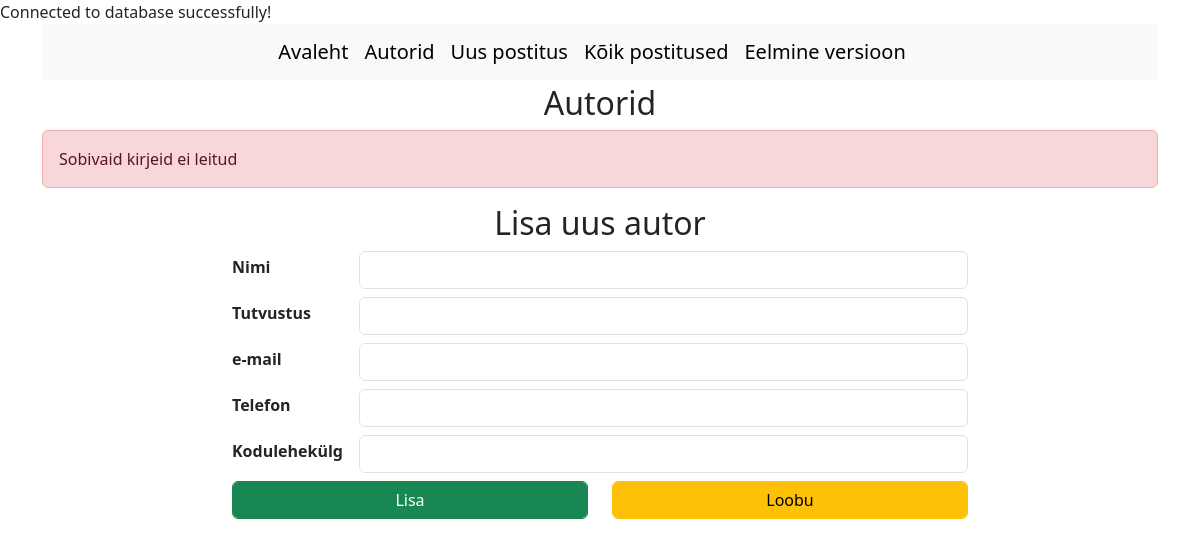
The page /index.php?page=authors on the database as committed earlier.
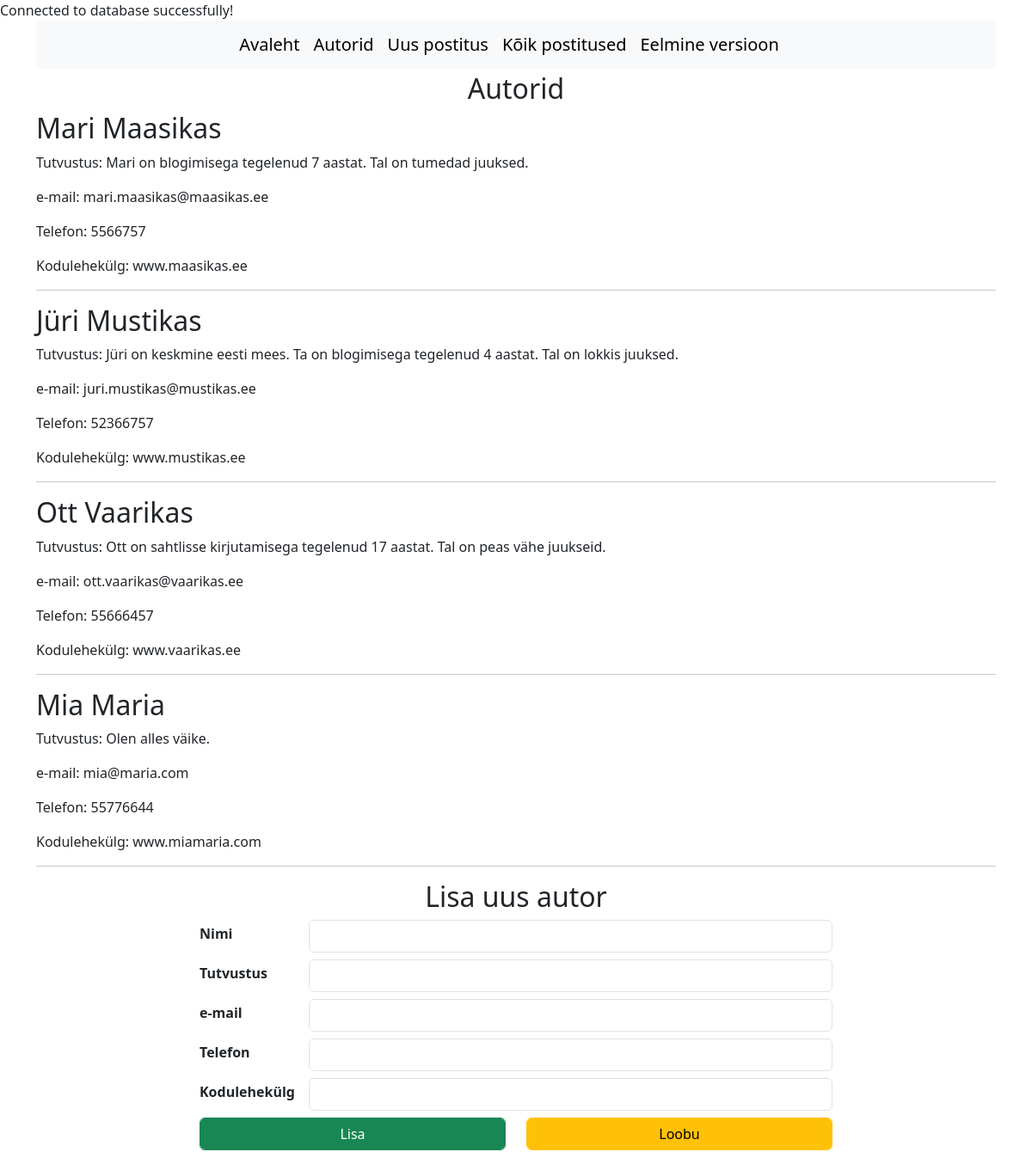
The same page on the database as committed later.
### tables this page shows
CREATE TABLE `authors` (
  `id` int(11) UNSIGNED NOT NULL,
  `name` varchar(50) NOT NULL,
  `introduction` text NOT NULL,
  `email` varchar(50) NOT NULL,
  `phone` varchar(50) NOT NULL,
  `website` text NOT NULL
);

### config/connection.php (called while the page is built, shortened)
<?php
class Db {
    private $host = DB_SERVER;
    private $username = DB_USER;
    private $password = DB_PASS;
    private $dbname = DB_NAME;
    private $db = null;
    private function connect() {
        if ($this->db === null) {
            try {
                $this->db = new PDO("mysql:host=$this->host;dbname=$this->dbname", $this->username, $this->password);
                $this->db->setAttribute(PDO::ATTR_ERRMODE, PDO::ERRMODE_EXCEPTION);
            } catch (PDOException $e) {
                echo "<strong>Database connection error:</strong> " . $e->getMessage();
                exit;
            }
        }
        return $this->db;
    }
    public function dbQuery($sql) {
        $db = $this->connect();
        if ($db) {
            try {
                $stmt = $db->prepare($sql);
                $stmt->execute();
                return $stmt;
            } catch (PDOException $e) {
                echo "<div><strong>Invalid SQL query:</strong>" . $sql . "</div>";
                return false;
            }
        }
        return false;
    }
}
?>

### authors.php (the view, shortened to what this page needs)
<h2 class="text-center">Autorid</h2>
<?php
require_once 'config/connection.php';
$sql = "SELECT * FROM authors";
$stmt = $database->dbQuery($sql);
$stmt->execute();
$authors = $stmt->fetchAll(PDO::FETCH_ASSOC);
if ($authors) {
    foreach ($authors as $author) {
        echo '<h2>' . $author['name'] . '</h2>';
        echo '<p>Tutvustus: ' . $author['introduction'] . '</p>';
        echo '<p>e-mail: ' . $author['email'] . '</p>';
        echo '<p>Telefon: ' . $author['phone'] . '</p>';
        echo '<p>Kodulehekülg: ' . $author['website'] . '</p>';
        echo '<hr>';
    }
} else {
    ?>
    <div class="alert alert-danger">Sobivaid kirjeid ei leitud</div>
    <?php
}
?>
<div>
<div class="row">
    <div class="col-md-8 mx-auto">
        <h2 class="text-center">Lisa uus autor</h2>
        <form action="#" method="post">
            <div class="row mb-2">
                <label for="name" class="col-sm-2 form-label mt-1 fw-bold">Nimi</label>
                <div class="col">
                    <input type="text" name="name" value="" id="name" class="form-control" required>
                </div>
            </div>
            <div class="row mb-2">
                <label for="introduction" class="col-sm-2 form-label mt-1 fw-bold">Tutvustus</label>
                <div class="col">
                    <input type="text" name="introduction" value="" id="introduction" class="form-control" required>
                </div>
            </div>
            <div class="row mb-2">
                <label for="email" class="col-sm-2 form-label mt-1 fw-bold">e-mail</label>
                <div class="col">
                    <input type="text" name="email" value="" id="email" class="form-control" required>
                </div>
            </div>
            <div class="row mb-2">
                <label for="phone" class="col-sm-2 form-label mt-1 fw-bold">Telefon</label>
                <div class="col">
                    <input type="text" name="phone" value="" id="image" class="form-control">
                </div>
            </div>
            <div class="row mb-2">
            <label for="website" class="col-sm-2 form-label mt-1 fw-bold">Kodulehekülg</label>
            <div class="col">
                <input type="text" name="website" value="" id="website" class="form-control">
            </div>
        </div>
            <div class="row mb-2">
                <div class="col">
                    <input type="submit" name="submit" value="Lisa" class="btn btn-success form-control">
                </div>
                <div class="col">
                    <button type="reset" class="btn btn-warning form-control">Loobu</button>
                </div>
            </div>
        </form>
    </div>
</div>
</div>

### index.php (shortened to what this page needs)
<?php require_once "config/connection.php"; ?>
<!DOCTYPE html>
<html lang="zxx">
<head>
    <link href="https://cdn.jsdelivr.net/npm/bootstrap@5.3.3/dist/css/bootstrap.min.css" rel="stylesheet">
    <link rel="stylesheet" href="https://cdnjs.cloudflare.com/ajax/libs/font-awesome/6.5.1/css/all.min.css" />
</head>
<body>
    <div class="container">
        <div class="row">
            <div class="col text-center">
                <?php require_once 'menu.php'; ?>
            </div>
        </div>
    </div>
    <div class="container">
        <?php
        if (isset($_GET["page"])) {
            $file = $_GET["page"].".php";
            if(file_exists($file) && is_file($file)){
                require_once $file;
            } else {
                echo "Vigane fail".$file;
            }
        } else {
            include_once "homepage.php";
        }?>
    </div>
</body>
</html>

### menu.php
<div class="d-flex justify-content-center mb-1 bg-body-tertiary">
    <nav class="navbar navbar-expand-lg bg-body-tertiary">
        <div class="navbar-nav">
            <a class="navbar-brand" href="index.php"> Avaleht</a>
            <a class="navbar-brand" href="index.php?page=authors"> Autorid</a>
            <a class="navbar-brand" href="index.php?page=new_post"> Uus postitus</a>
            <a class="navbar-brand" href="index.php?page=change_posts"> Kõik postitused</a>
            <a class="navbar-brand" href="index.html"> Eelmine versioon</a>
        </div>
    </nav>
</div>

Rows that differ between the two databases and show on the page:
added authors: name "Mari Maasikas", introduction "Mari on blogimisega tegelenud 7 aastat. Tal on tumedad juuksed.", email "mari.maasikas@maasikas.ee", phone "5566757", website "www.maasikas.ee"
added authors: name "Jüri Mustikas", introduction "Jüri on keskmine eesti mees. Ta on blogimisega tegelenud 4 aastat. Tal on lokkis juuksed.", email "juri.mustikas@mustikas.ee", phone "52366757", website "www.mustikas.ee"
added authors: name "Ott Vaarikas", introduction "Ott on sahtlisse kirjutamisega tegelenud 17 aastat. Tal on peas vähe juukseid.", email "ott.vaarikas@vaarikas.ee", phone "55666457", website "www.vaarikas.ee"
added authors: name "Mia Maria", introduction "Olen alles väike.", email "mia@maria.com", phone "55776644", website "www.miamaria.com"
Other text that changed with them:
text no longer shown: "Sobivaid kirjeid ei leitud"
